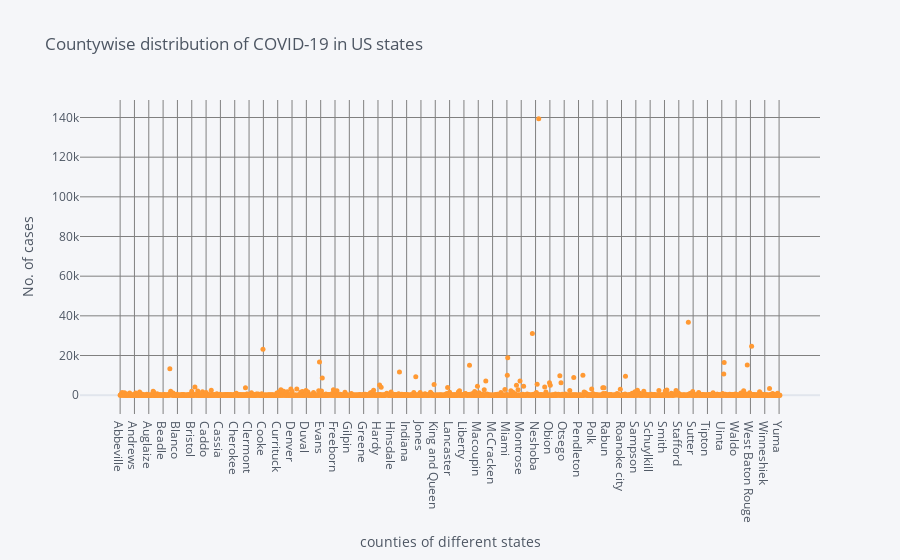

The cell this chart's notebook holds for it:
### Code cell
configure_plotly_browser_state()
states7.iplot(kind='scatter', xTitle='counties of different states', yTitle='No. of cases', title="Countywise distribution of COVID-19 in US states",gridcolor='grey', mode='markers',size=5 )

### Figure 1 — Plotly figure (JSON) as saved in the notebook; plotly's stock layout.template omitted (floating-point values rounded to 4 significant figures; data arrays with more than 128 entries replaced by an {"elided": "..."} marker saying what was removed)
{"data": [{"name": "cases", "text": "", "y": {"elided": "1659 int values"}, "mode": "markers", "marker": {"symbol": "circle", "size": 5}, "x": {"elided": "1659 str values"}, "line": {"color": "rgba(255, 153, 51, 1.0)", "dash": "solid", "shape": "linear", "width": 1.3}, "type": "scatter"}], "layout": {"title": {"text": "Countywise distribution of COVID-19 in US states", "font": {"color": "#4D5663"}}, "paper_bgcolor": "#F5F6F9", "plot_bgcolor": "#F5F6F9", "yaxis": {"tickfont": {"color": "#4D5663"}, "zerolinecolor": "#E1E5ED", "title": {"text": "No. of cases", "font": {"color": "#4D5663"}}, "gridcolor": "grey", "showgrid": true}, "xaxis": {"tickfont": {"color": "#4D5663"}, "zerolinecolor": "#E1E5ED", "title": {"text": "counties of different states", "font": {"color": "#4D5663"}}, "gridcolor": "grey", "showgrid": true}, "legend": {"bgcolor": "#F5F6F9", "font": {"color": "#4D5663"}}}}
